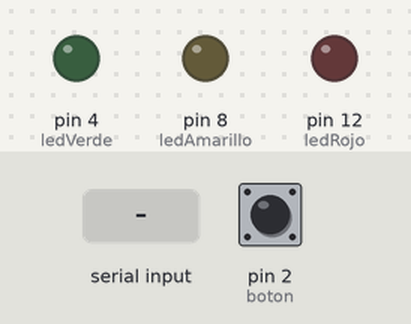
A sketch run on a simulated Arduino Uno, built with avr-gcc and run on an emulated ATmega328P. Parts: output pins drawn as LEDs (lit = HIGH). Dashed ring = blinking. The inputs (shaded band) are chosen by the test bench; at power-on: pin 2 (boton) HIGH. What the sketch prints to the serial monitor is not drawn.

Above: at 1.2 s.
1.3 s: "9" received over Serial
At 1.45 s:
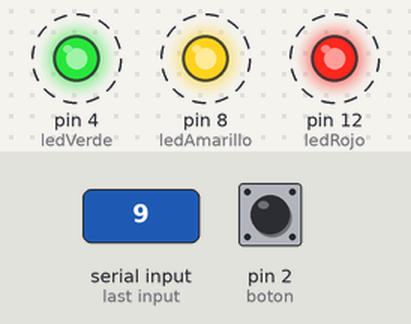
4.3 s: pin 2 (boton) pulled LOW for 0.15 s
At 5.7 s:
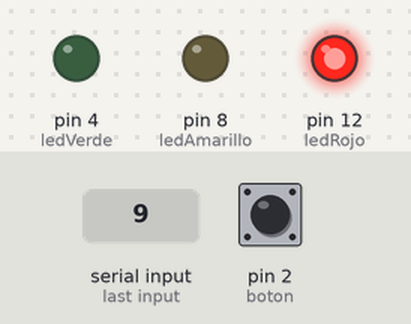
6.0 s: "3" received over Serial
At 6.9 s:
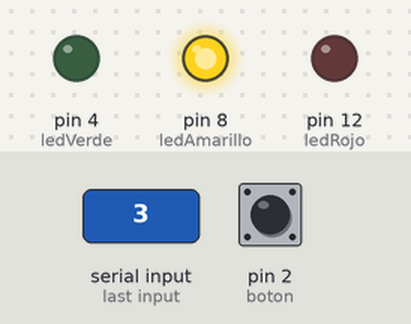
7.5 s: pin 2 (boton) pulled LOW for 1 s
At 7.8 s:
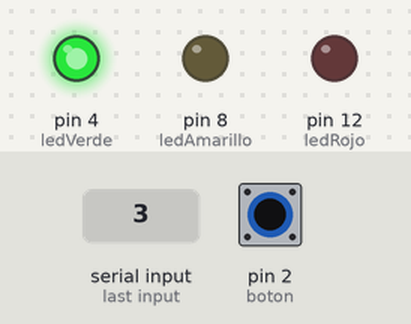
10.5 s: pin 2 (boton) pulled LOW for 3.2 s
15.2 s: "2" received over Serial
At 16.3 s:
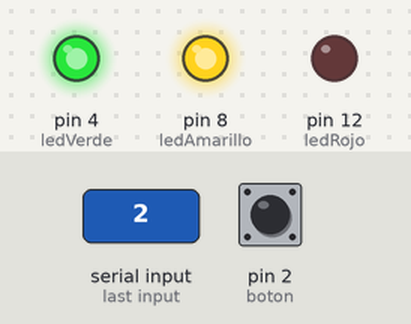
Timing chart, 0 to 17.7 s (numbered marks = the images above; inputs shaded):
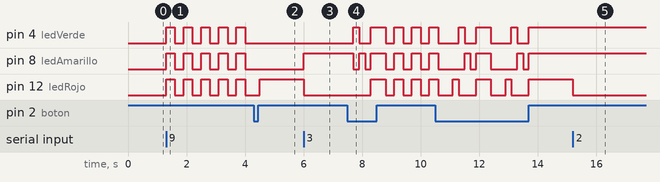

Measured:
- after the input at 1.3 s, pin 4 (ledVerde), pin 8 (ledAmarillo), pin 12 (ledRojo): alternates HIGH for 0.30 s and LOW for 0.30 s, starting at once
- after the input at 4.3 s, pin 4 (ledVerde), pin 8 (ledAmarillo): stops changing and stays LOW
- after the input at 6.0 s, pin 8 (ledAmarillo): LOW → HIGH at once; pin 12 (ledRojo): HIGH → LOW at once
- after the input at 7.5 s, pin 4 (ledVerde): LOW → HIGH after 0.20 s, → LOW 0.20 s later, → HIGH 0.40 s later, → LOW 0.50 s later, … (9 changes in this stretch); pin 8 (ledAmarillo): HIGH → LOW after 0.20 s, → HIGH 0.20 s later, → LOW 0.20 s later, → HIGH 0.20 s later, … (10 changes in this stretch)
- after the input at 15.2 s, pin 12 (ledRojo): HIGH → LOW at once

The sketch:

laboratorio1.ino
```cpp
//Lab. 1
int ledRojo = 12;
int ledAmarillo = 8;
int ledVerde = 4;
int boton = 2;

int contador = 0;
bool intermitenciaActiva = false;

void setup() {
  pinMode(ledRojo, OUTPUT);
  pinMode(ledAmarillo, OUTPUT);
  pinMode(ledVerde, OUTPUT);
  pinMode(boton, INPUT_PULLUP);

  Serial.begin(9600);
  mostrarMenu();
}

void loop() {
  // leer consola
  if (Serial.available() > 0) {
    char opcion = Serial.read();

    if (opcion == '1') { apagarTodos(); digitalWrite(ledRojo, HIGH); intermitenciaActiva = false; }
    if (opcion == '2') { digitalWrite(ledRojo, LOW); intermitenciaActiva = false; }
    if (opcion == '3') { apagarTodos(); digitalWrite(ledAmarillo, HIGH); intermitenciaActiva = false; }
    if (opcion == '4') { digitalWrite(ledAmarillo, LOW); intermitenciaActiva = false; }
    if (opcion == '5') { apagarTodos(); digitalWrite(ledVerde, HIGH); intermitenciaActiva = false; }
    if (opcion == '6') { digitalWrite(ledVerde, LOW); intermitenciaActiva = false; }
    if (opcion == '7') { encenderTodos(); intermitenciaActiva = false; }
    if (opcion == '8') { apagarTodos(); intermitenciaActiva = false; }
    if (opcion == '9') { intermitenciaActiva = true; }
  }

  // leer boton
  if (digitalRead(boton) == LOW) {
    delay(200);
    contador++;
    if (contador > 6) contador = 1;

    if (contador == 1) { apagarTodos(); digitalWrite(ledRojo, HIGH); intermitenciaActiva = false; }
    if (contador == 2) { apagarTodos(); digitalWrite(ledVerde, HIGH); intermitenciaActiva = false; }
    if (contador == 3) { apagarTodos(); digitalWrite(ledAmarillo, HIGH); intermitenciaActiva = false; }
    if (contador == 4) { apagarTodos(); intermitenciaActiva = false; }
    if (contador == 5) { encenderTodos(); intermitenciaActiva = false; }
    if (contador == 6) { intermitenciaActiva = true; }
  }

  // parpadeo
  if (intermitenciaActiva) {
    encenderTodos();
    delay(300);
    apagarTodos();
    delay(300);
  }
}

// menu en consola
void mostrarMenu() {
  Serial.println("Menu:");
  Serial.println("[1] Rojo ON");
  Serial.println("[2] Rojo OFF");
  Serial.println("[3] Amarillo ON");
  Serial.println("[4] Amarillo OFF");
  Serial.println("[5] Verde ON");
  Serial.println("[6] Verde OFF");
  Serial.println("[7] Todos ON");
  Serial.println("[8] Todos OFF");
  Serial.println("[9] Intermitencia");
}

// encender leds
void encenderTodos() {
  digitalWrite(ledRojo, HIGH);
  digitalWrite(ledAmarillo, HIGH);
  digitalWrite(ledVerde, HIGH);
}

// apagar leds
void apagarTodos() {
  digitalWrite(ledRojo, LOW);
  digitalWrite(ledAmarillo, LOW);
  digitalWrite(ledVerde, LOW);
}
```
